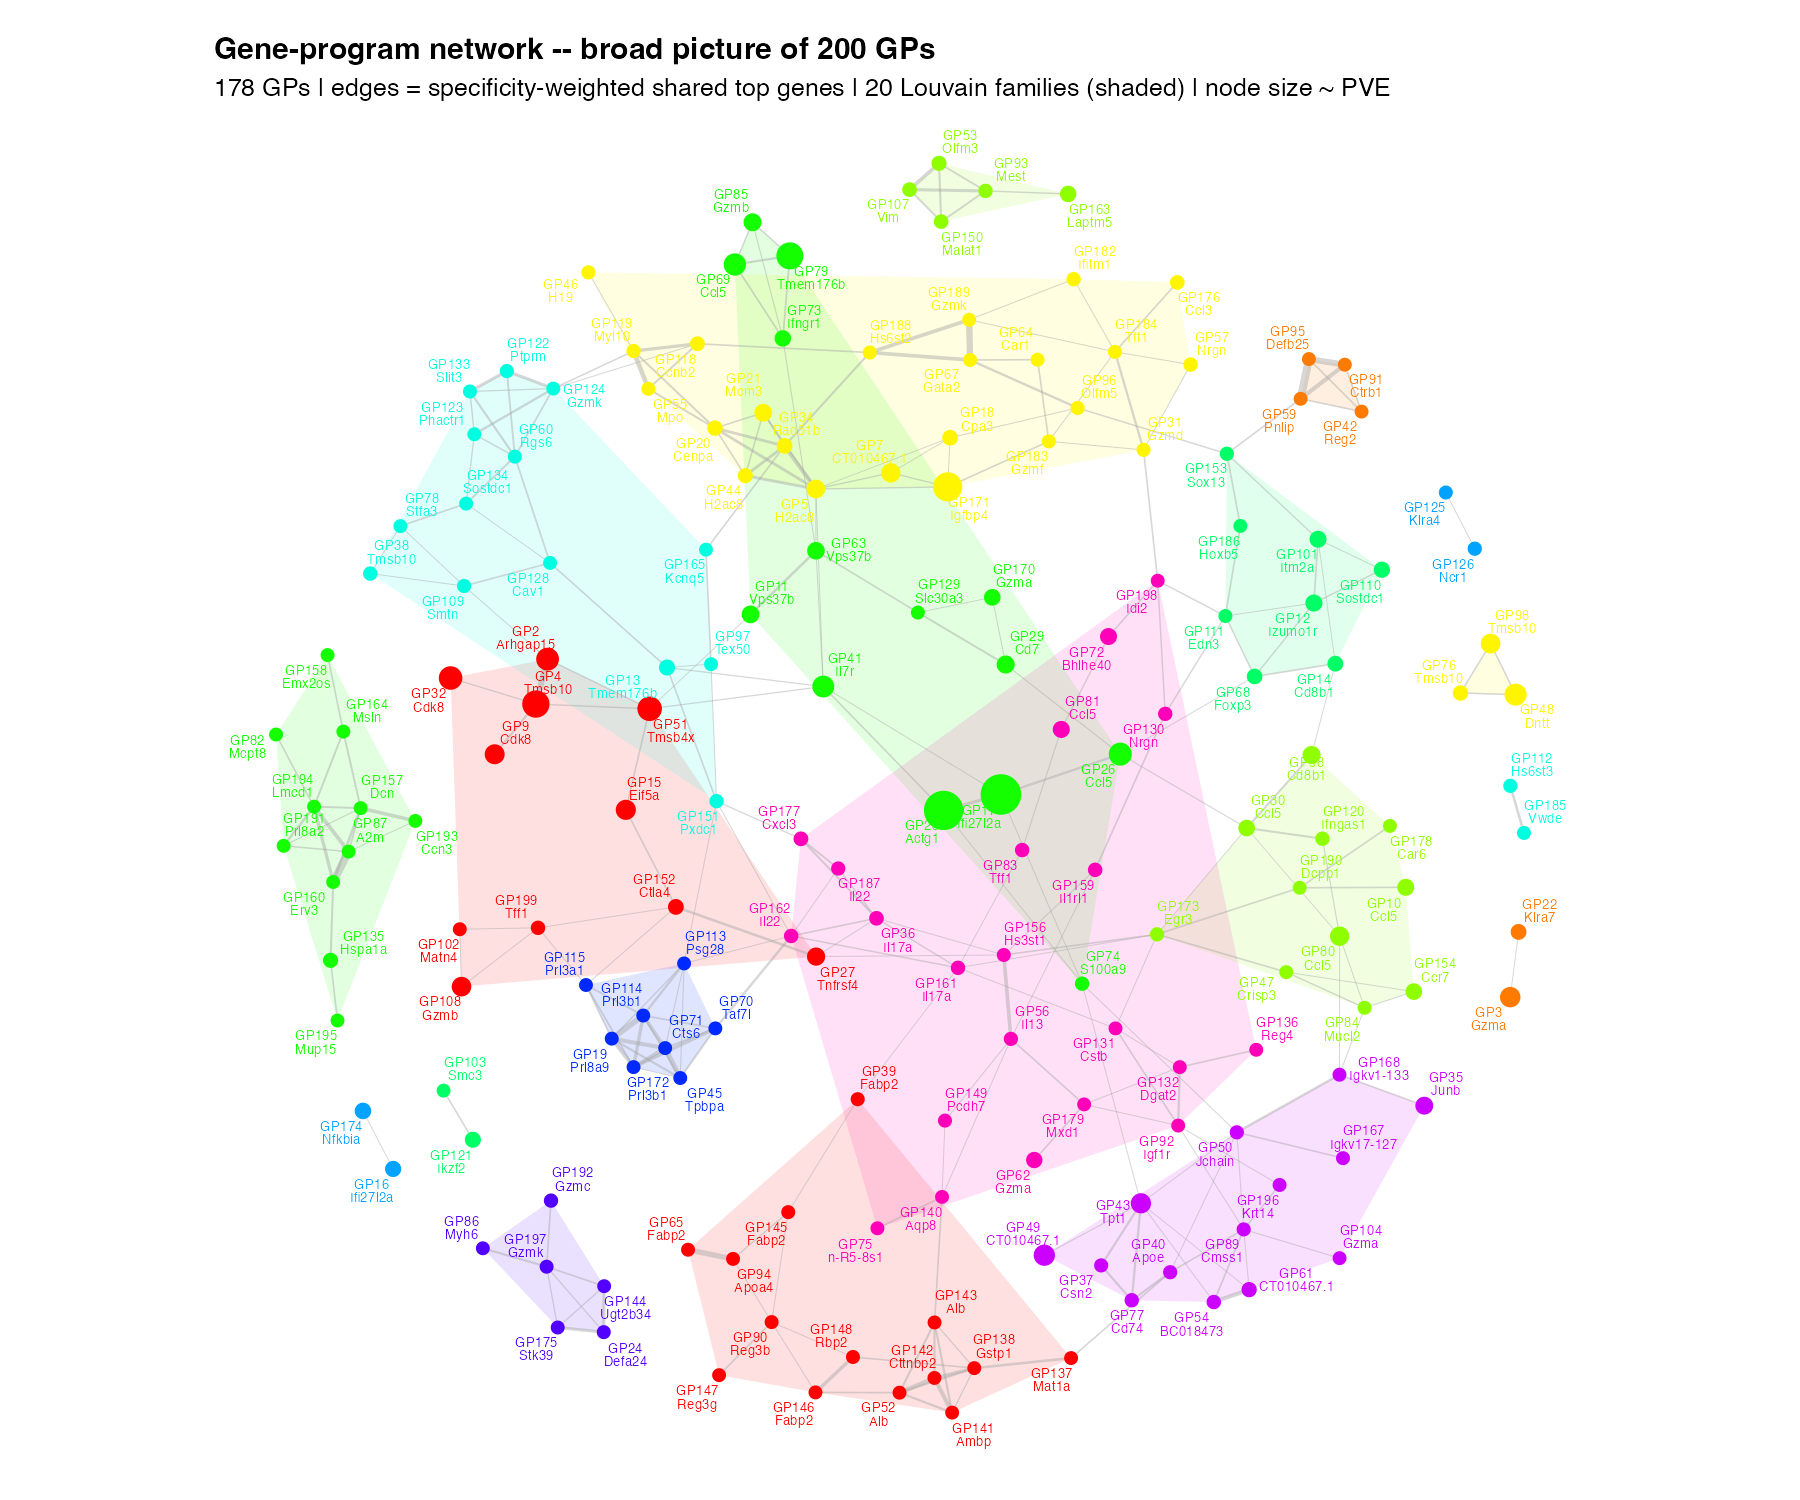

The script that saved this image:
## Broad-picture GP-GP network (polished deliverable).
## 200 GPs as nodes, linked by specificity-weighted shared top genes; Louvain
## families as colored convex-hull regions; node size ~ PVE. This is the
## 200-GP "broad picture" analog of the Fig-3d bipartite network (genes are
## folded into the edges rather than drawn as separate nodes).
##
## Edge rule (see gp_network_specific.R): each GP -> top 5 up + 5 down genes
## (per-GP max-abs norm, |loading|>=0.1); GP-GP edge weight = sum 1/df(shared
## gene); genes shared by > df_max GPs are dropped as non-specific glue.
##
## Run from repo root:
##   Rscript experiments/gene_correlation_network/gp_network_final.R [df_max] [min_w]

suppressPackageStartupMessages({ library(igraph); library(ggplot2); library(ggrepel) })
data_path <- "data/"; out_dir <- "experiments/gene_correlation_network/"
args <- commandArgs(trailingOnly = TRUE)
df_max <- if (length(args) >= 1) as.integer(args[1]) else 10
min_w  <- if (length(args) >= 2) as.numeric(args[2]) else 0.3
set.seed(1)

F_pm <- readRDS(paste0(data_path, "F_pm_filtered.rds"))
colnames(F_pm) <- paste0("GP", seq_len(ncol(F_pm)))
F_pm <- sweep(F_pm, 2, apply(abs(F_pm), 2, max), "/")
nGP <- ncol(F_pm)

sets <- lapply(seq_len(nGP), function(j) {
  v  <- F_pm[, j]
  up <- names(sort(v, decreasing = TRUE))[1:5]; up <- up[v[up] >=  0.1]
  dn <- names(sort(v))[1:5];                    dn <- dn[v[dn] <= -0.1]
  unique(c(up, dn))
})
names(sets) <- paste0("GP", seq_len(nGP))
top_gene <- sapply(seq_len(nGP), function(j) names(which.max(F_pm[, j])))

# PVE for node size
pve <- setNames(rep(NA_real_, nGP), paste0("GP", seq_len(nGP)))
pve_file <- "data/factors_comments_updated.xlsx - factor_pve.csv"
if (file.exists(pve_file)) {
  pt <- read.csv(pve_file, check.names = FALSE)
  pve[paste0("GP", as.integer(gsub("F", "", pt$factor)))] <- pt$pve
}

df_gene <- table(unlist(sets))
drop <- names(df_gene)[df_gene > df_max]
w_gene <- 1 / as.numeric(df_gene); names(w_gene) <- names(df_gene)

ed <- data.frame(from = character(), to = character(), w = numeric())
for (i in 1:(nGP - 1)) for (j in (i + 1):nGP) {
  sh <- setdiff(intersect(sets[[i]], sets[[j]]), drop)
  if (length(sh)) { w <- sum(w_gene[sh])
    if (w >= min_w) ed <- rbind(ed, data.frame(from = paste0("GP", i), to = paste0("GP", j), w = w)) }
}
g <- graph_from_data_frame(ed, directed = FALSE,
       vertices = data.frame(name = paste0("GP", seq_len(nGP)), top = top_gene, pve = pve))
g <- delete_vertices(g, degree(g) == 0)
memb <- membership(cluster_louvain(g, weights = E(g)$w))
cat("GPs:", vcount(g), "| edges:", ecount(g), "| families:", length(unique(memb)),
    "| modularity:", round(modularity(cluster_louvain(g, weights = E(g)$w)), 3), "\n")

lay <- layout_with_fr(g, weights = E(g)$w, niter = 3000)
df <- data.frame(x = lay[, 1], y = lay[, 2], gp = V(g)$name,
                 comm = factor(memb[V(g)$name]), top = V(g)$top, pve = V(g)$pve)
df$size <- if (all(is.na(df$pve))) 3.2 else 2.4 + 6 * sqrt(pmax(df$pve, 0) / max(df$pve, na.rm = TRUE))

el <- as_edgelist(g, names = TRUE)
edf <- data.frame(x = df$x[match(el[, 1], df$gp)], y = df$y[match(el[, 1], df$gp)],
                  xend = df$x[match(el[, 2], df$gp)], yend = df$y[match(el[, 2], df$gp)], w = E(g)$w)

# convex hull per family (>=3 GPs) for the shaded region
hull <- do.call(rbind, lapply(split(df, df$comm), function(d)
  if (nrow(d) >= 3) d[chull(d$x, d$y), ] else NULL))

ncomm <- length(levels(df$comm))
pal <- setNames(rep(grDevices::rainbow(12, end = 0.88), length.out = ncomm), levels(df$comm))

p <- ggplot() +
  geom_polygon(data = hull, aes(x, y, group = comm, fill = comm),
               alpha = 0.12, color = NA) +
  geom_segment(data = edf, aes(x, y, xend = xend, yend = yend, linewidth = w),
               color = "grey65", alpha = 0.45) +
  geom_point(data = df, aes(x, y, color = comm, size = size)) +
  geom_text_repel(data = df, aes(x, y, label = paste0(gp, "\n", top), color = comm),
                  size = 2.3, lineheight = 0.8, max.overlaps = 60,
                  segment.size = 0.15, show.legend = FALSE) +
  scale_color_manual(values = pal, guide = "none") +
  scale_fill_manual(values = pal, guide = "none") +
  scale_linewidth(range = c(0.2, 1.8), guide = "none") +
  scale_size_identity() +
  coord_equal() + theme_void(base_size = 12) +
  theme(plot.title = element_text(face = "bold"),
        plot.margin = margin(12, 12, 12, 12)) +
  labs(title = "Gene-program network -- broad picture of 200 GPs",
       subtitle = paste0(vcount(g), " GPs | edges = specificity-weighted shared top genes | ",
         length(unique(memb)), " Louvain families (shaded) | node size ~ PVE"))

ggsave(paste0(out_dir, "gp_network_final.png"), p, width = 12, height = 10, dpi = 150, bg = "white")
ggsave(paste0(out_dir, "gp_network_final.pdf"), p, width = 12, height = 10, bg = "white")
cat("saved gp_network_final.{png,pdf}\n")
